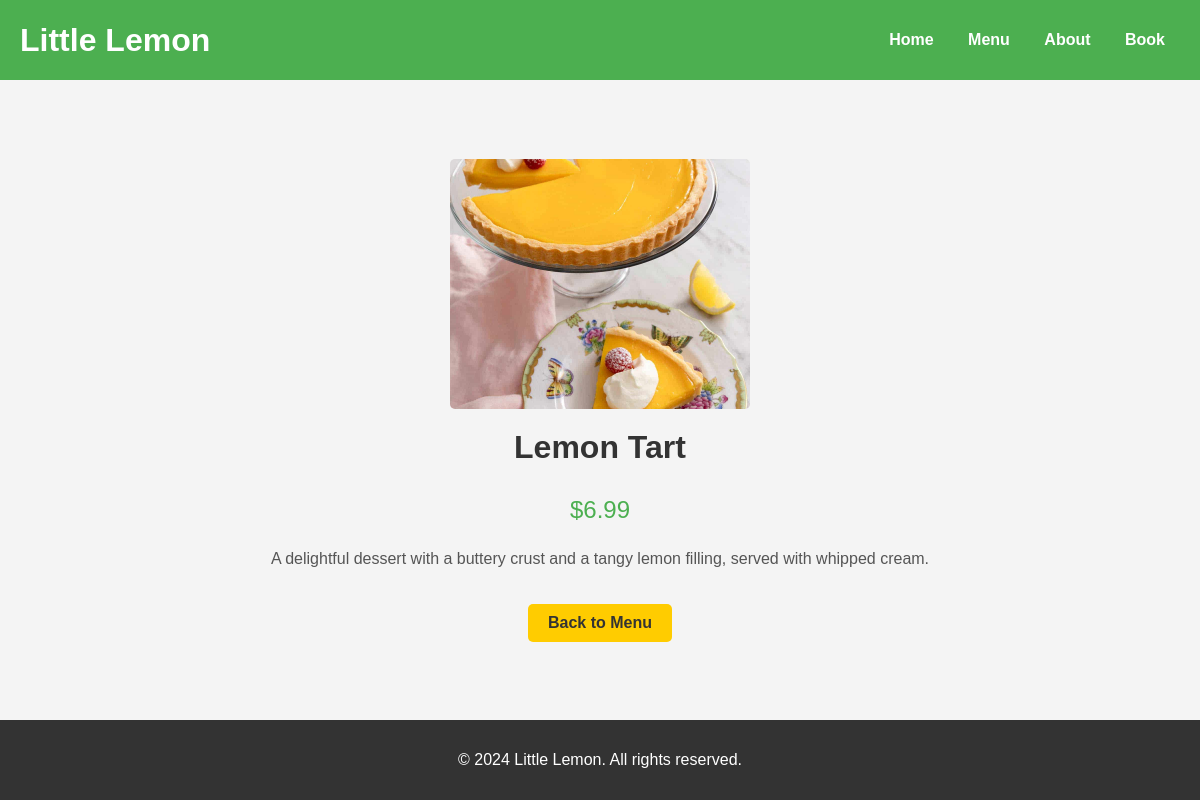
Page /menu_item/4/ on the committed database.
### menu/models.py (models this page shows, shortened)
class MenuItem(models.Model):
    name = models.CharField(max_length=100)
    price = models.DecimalField(max_digits=6, decimal_places=2)
    description = models.TextField()
    image = models.ImageField(upload_to="menu_images/", blank=True, null=True)

### menu/views.py (the view)
# urls.py: path("menu_item/<int:item_id>/", views.menu_item, name="menu_item"),
def menu_item(request, item_id):
    item = get_object_or_404(MenuItem, id=item_id)
    return render(request, "menu_item.html", {"item": item})

### menu/templates/menu_item.html (shortened to what this page needs)
<!DOCTYPE html>
<html lang="en">
<head>
    {% load static %}
    <link rel="stylesheet" href="{% static 'css/styles.css' %}">
</head>
<body>
    <header>
        <div class="container">
            <div class="logo">
                <h1>Little Lemon</h1>
            </div>
            <nav>
                <ul>
                    <li><a href="/">Home</a></li>
                    <li><a href="/menu/">Menu</a></li>
                    <li><a href="/about/">About</a></li>
                    <li><a href="/book/">Book</a></li>
                </ul>
            </nav>
        </div>
    </header>
    <main>
        <section class="item-details">
            <img src="{{ item.image.url }}" alt="{{ item.name }}">
            <h2>{{ item.name }}</h2>
            <p class="price">${{ item.price }}</p>
            <p>{{ item.description }}</p>
            <a class="cta-button" href="/menu/">Back to Menu</a>
        </section>
    </main>
    <footer>
        <p>&copy; 2024 Little Lemon. All rights reserved.</p>
    </footer>
</body>
</html>

### menu/static/css/styles.css (style rules this page uses)
body { font-family: Arial, sans-serif; margin: 0; padding: 0; background-color: #f4f4f4; color: #333; }
header { background-color: #4CAF50; color: white; padding: 15px 0; }
.container { display: flex; justify-content: space-between; align-items: center; max-width: 1200px; margin: 0 auto; padding: 0 20px; }
.logo { font-size: 2em; }
.logo h1 { font-size: 1em; margin: 0; padding: 0; }
nav ul { list-style-type: none; padding: 0; }
nav ul li { display: inline; margin: 0 15px; }
nav ul li a { color: white; text-decoration: none; font-weight: bold; }
.cta-button { display: inline-block; padding: 10px 20px; margin-top: 20px; background-color: #ffcc00; color: #333; text-decoration: none; border-radius: 5px; font-weight: bold; }
footer { text-align: center; padding: 15px 0; background-color: #333; color: white; position: relative; bottom: 0; width: 100%; }
.price { font-size: 1.2em; color: #4CAF50; margin-bottom: 10px; }
.item-details { text-align: center; padding: 20px; height: 75vh; display: flex; justify-content: center; align-items: center; flex-direction: column; }
.item-details img { width: 300px; height: 250px; border-radius: 5px; object-fit: cover; }
.item-details h2 { font-size: 2em; margin: 20px 0; }
.item-details .price { font-size: 1.5em; color: #4CAF50; margin: 10px 0; }
.item-details p { padding: 0 20px; color: #555; }
.item-details .cta-button { margin-top: 20px; }

### rows in the picture
MenuItem: image (picture), name "Lemon Tart", price "6.99", description "A delightful dessert with a buttery crust and a tangy lemon filling, served with whipped cream."
